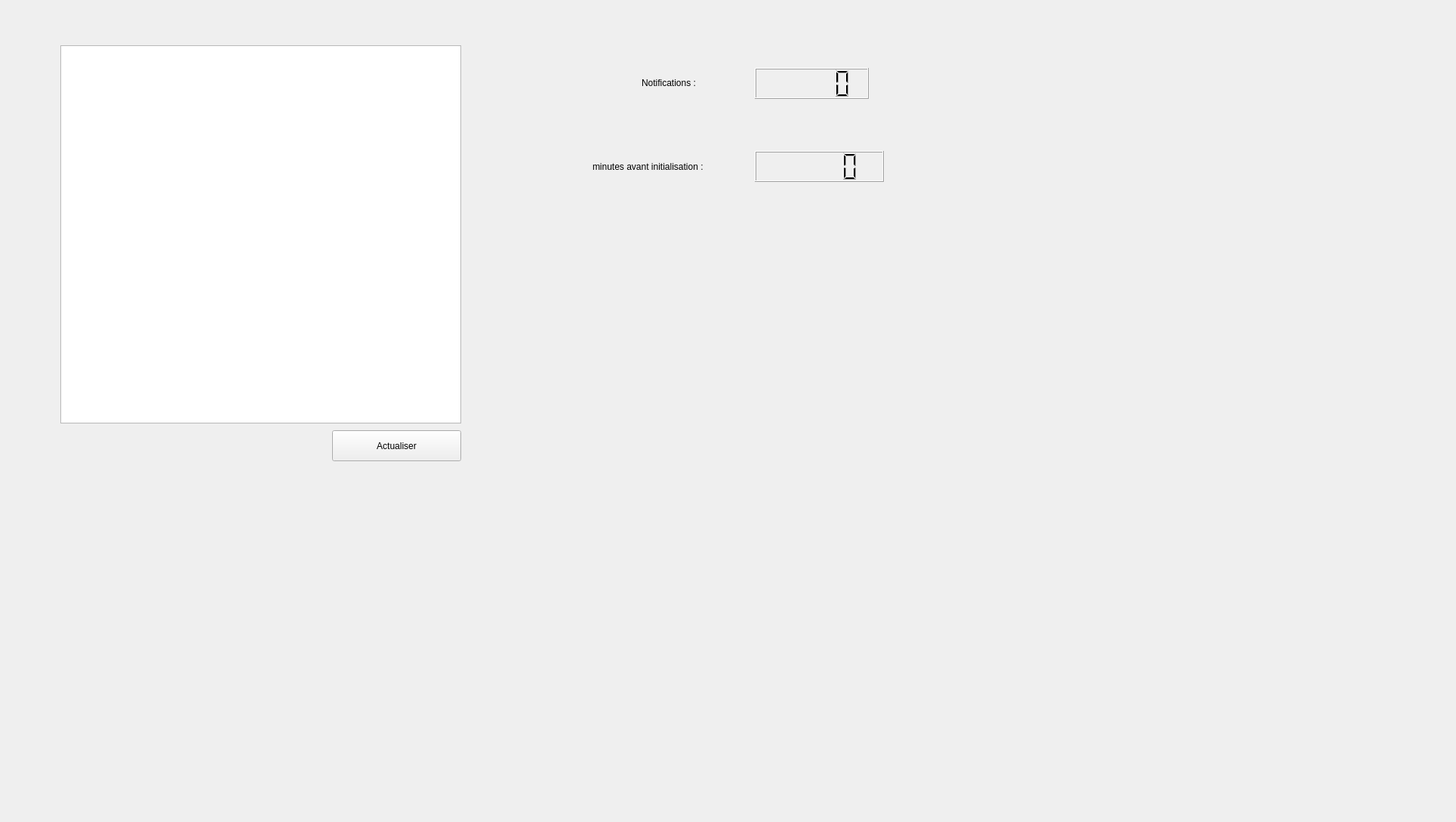
        <widget class="QWidget" name="tab">
         <attribute name="title">
          <string>Notifications</string>
         </attribute>
         <widget class="QLabel" name="modifBackgroundMat_2">
          <property name="geometry">
           <rect>
            <x>-240</x>
            <y>-160</y>
            <width>1920</width>
            <height>1080</height>
           </rect>
          </property>
          <property name="text">
           <string/>
          </property>
          <property name="pixmap">
           <pixmap resource="res.qrc">:/img/back_empty.png</pixmap>
          </property>
          <property name="scaledContents">
           <bool>true</bool>
          </property>
         </widget>
         <widget class="QTableView" name="tableNotification">
          <property name="geometry">
           <rect>
            <x>80</x>
            <y>60</y>
            <width>531</width>
            <height>501</height>
           </rect>
          </property>
         </widget>
         <widget class="QLCDNumber" name="notifLCD">
          <property name="geometry">
           <rect>
            <x>1000</x>
            <y>90</y>
            <width>151</width>
            <height>41</height>
           </rect>
          </property>
         </widget>
         <widget class="QPushButton" name="pushButton_8">
          <property name="geometry">
           <rect>
            <x>440</x>
            <y>570</y>
            <width>171</width>
            <height>41</height>
           </rect>
          </property>
          <property name="text">
           <string>Actualiser</string>
          </property>
         </widget>
         <widget class="QLCDNumber" name="TIMER">
          <property name="geometry">
           <rect>
            <x>1000</x>
            <y>200</y>
            <width>171</width>
            <height>41</height>
           </rect>
          </property>
         </widget>
         <widget class="QLabel" name="label_13">
          <property name="geometry">
           <rect>
            <x>785</x>
            <y>210</y>
            <width>191</width>
            <height>21</height>
           </rect>
          </property>
          <property name="text">
           <string>minutes avant initialisation :</string>
          </property>
         </widget>
         <widget class="QLabel" name="label_14">
          <property name="geometry">
           <rect>
            <x>850</x>
            <y>100</y>
            <width>91</width>
            <height>20</height>
           </rect>
          </property>
          <property name="text">
           <string>Notifications :</string>
          </property>
         </widget>
        </widget>
